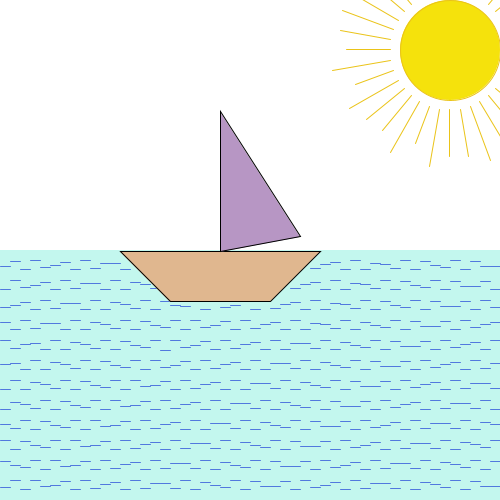
Frame 1 (no input)
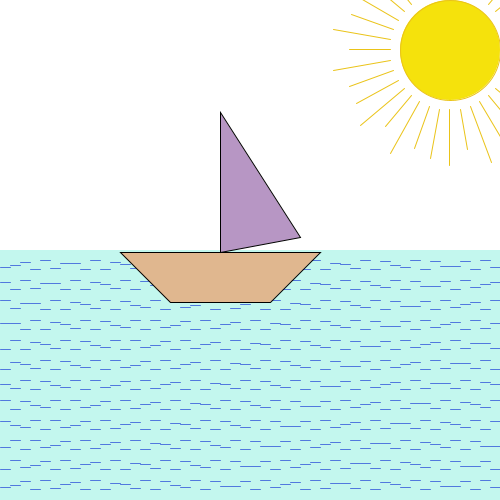
Frame 60 (the mouse pressed at the canvas centre just before this capture)
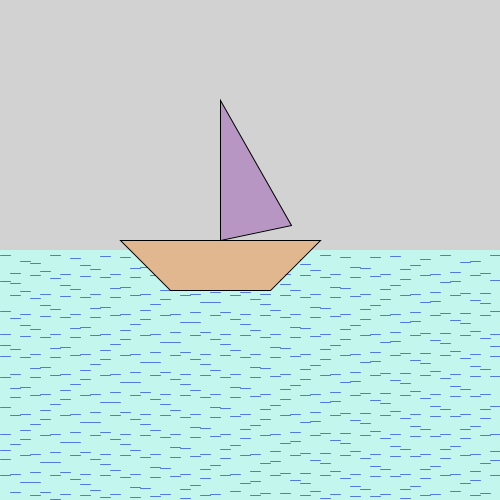
Frame 120 (the mouse held since frame 60 and released just before this capture)

The Processing sketch that drew these frames (run headless with seeded random() and noise(); from frame 60 on, the mouse is pressed at the canvas centre):

// Processing sketch: processing_174037
// ── processing_174037.pde


void setup ()
{

  size (500, 500);
} 

void draw()
{
  
//Variablendeklaration
  float v=0; // Geschwindigkeit Welle
  float h=0;//Amplitude Welle
  float vs=0;//Geschwindigkeit Schiff
  float hs=0;//Amplitude Schiff
  float s=0;//Amplitude Segel
//Hintergrund
  background (195, 247, 238);//hellblau gesamthintergrund
  
//Oberer Rechteck Hintergrund
  
  noStroke();//keine linie beim rechteck
  if (mousePressed)
  {

    fill (210);//grau Himmel
  } else
  {
    fill (255);// weiß Himmel
  }


  rect (0, 0, 500, 250);//obere hälfte bild weiß
  
//Sonne
 
  
  stroke (234, 195, 24);//Sonnenlinie
  fill (245, 226, 12);//Sonnenfarbe
  ellipse (450, 50, 100, 100); // Grundkörper
  
  
  for (int i= 0; i<360; i+=10)//Sonnenstrahlen
  { 

    pushMatrix();
    translate (450, 50);
    noFill ();
    rotate (radians(i));
    line (60, 0, 110+sin (millis()/100.0+i)*10, 0);//Sonnenstrahl bewegend
    popMatrix(); 
  }
  
  if (mousePressed) //Sonne weg
  {
    noStroke();
    fill(210);
   rect (300, 0, 500, 200);//Rechteck grau
  }
  
//Funktion Wellen

  stroke (81, 121, 222);//blau linienfarbe

  for (int k=0; k<height; k+=20)//Höhenschleife
  {
    for (int i= 0; i<width; i+=10)//Breitenschleife
    {
      if (mousePressed)
      {
        v=100;
        h=10;
      } else
      {
        v= 500;
        h=5;
      }

      float amplitude = sin(millis()/v+i+k)*h;

      fill (195, 247, 238);//fläche uner der kurve gefüllt
      line (0+i, 265+amplitude+k, 10+i, 265+amplitude+k);
    }
  }
  
  //Schiff
  if (mousePressed)//schiffsbewegung beim Sturm
  {
    vs=100;
    hs=10;
    s=sin(millis()/100)*10;
    
  }
  else 
  {
    vs=500;
    hs=5;
    s=0;
  }
translate (0, sin(millis()/vs)*hs); //normale Schiffsbewegung
  stroke (0);
 fill(224, 183, 143);
quad (120, 250, 320, 250, 270, 300, 170, 300);//Schiffsrumpf
fill(183, 150, 196);
triangle (220, 110,300+s, 235, 220, 250);//großerSegel 
//fill (255);
//triangle (220, 110, 230, 235, 220, 250); //kleiner Segel
line (220, 110, 220, 250);

}
